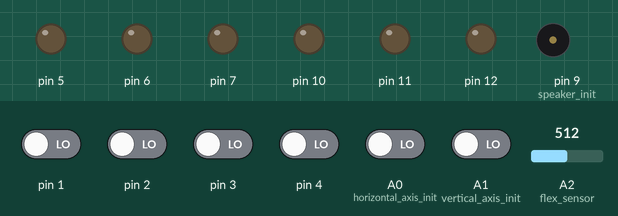
The sketch below on a simulated Arduino Uno, built with avr-gcc and run on an emulated ATmega328P. Shown: output pins drawn as LEDs (lit = HIGH), buzzer (waves = sounding, pin HIGH). Dashed ring = blinking. Inputs (shaded band) come from the test bench; at power-on: A0 (horizontal_axis_init), A1 (vertical_axis_init), pin 1–4 LOW, A2 (flex_sensor) = 512. Random numbers use the default seed unless the sketch sets one.

Above: at 1.9 s.
2.0 s: pin 3 driven HIGH
At 2.95 s:
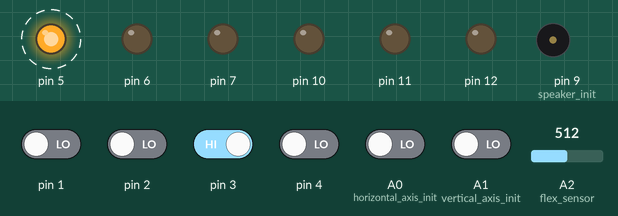
5.0 s: A2 (flex_sensor) set to 437
8.0 s: A2 (flex_sensor) set to 403
At 8.35 s:
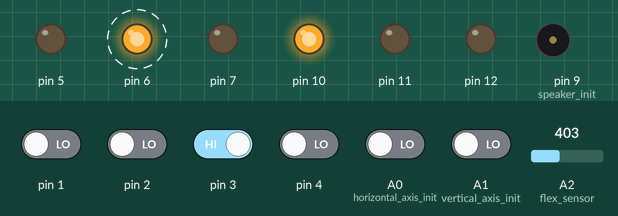
11.0 s: A2 (flex_sensor) set to 430
At 11.29 s:
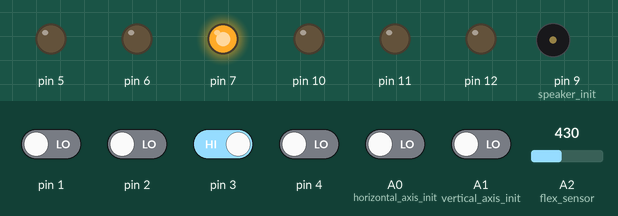
14.0 s: A2 (flex_sensor) set to 410
At 14.23 s:
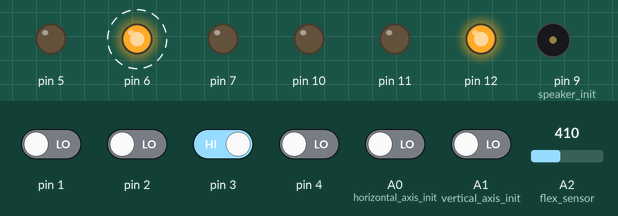
17.0 s: A2 (flex_sensor) set to 511
At 17.18 s:
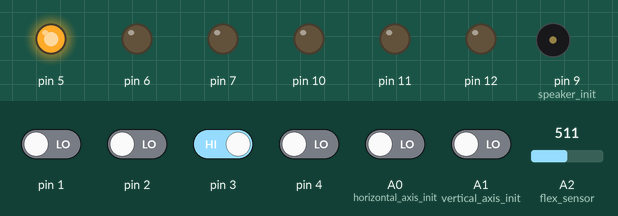
Timing chart, 0 to 21.0 s (numbered marks = the images above; inputs shaded):
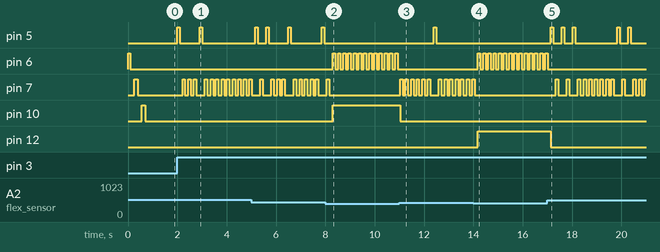

Measured:
- the behaviour switches between 421 and 420 on A2 (flex_sensor) (found by bisection; images 1 and 2)
- after the input at 2.0 s, pin 5: alternates HIGH for 0.10 s and LOW for 0.80 s, 4 changes in all, then stays LOW, starting at once; pin 7: LOW → HIGH after 0.21 s, → LOW 0.10 s later, → HIGH 0.14 s later, → LOW 0.10 s later, … (23 changes in this stretch)
- after the input at 8.0 s, pin 6: alternates HIGH for 0.10 s and LOW for 0.11 s, starting after 0.30 s; pin 10: LOW → HIGH after 0.30 s
- after the input at 11.0 s, pin 5: LOW → HIGH after 1.4 s, → LOW 0.10 s later; pin 7: goes 5 × (HIGH 0.10 s, LOW 0.11 s), HIGH 0.10 s, LOW 0.35 s, 6 × (HIGH 0.10 s, LOW 0.14 s), then HIGH, starting at once; pin 10: HIGH → LOW at once
- after the input at 14.0 s, pin 6: alternates HIGH for 0.10 s and LOW for 0.11 s, starting after 0.19 s; pin 12: LOW → HIGH after 0.19 s
- after the input at 17.0 s, pin 5: LOW → HIGH after 0.13 s, → LOW 0.10 s later, → HIGH 0.35 s later, → LOW 0.10 s later, … (10 changes in this stretch); pin 7: LOW → HIGH after 0.34 s, → LOW 0.10 s later, → HIGH 0.35 s later, → LOW 0.10 s later, … (25 changes in this stretch); pin 12: HIGH → LOW after 0.13 s

The sketch:

gameplayNoSound.ino
```cpp
void setup() {
  // put your setup code here, to run once:
  pinInit();
  digitalWrite(6,HIGH);
  delay(100);
  digitalWrite(6,LOW);
  delay(150);
  digitalWrite(7,HIGH);
  delay(150);
  digitalWrite(7,LOW);
  delay(150);
  digitalWrite(10,HIGH);
  delay(150);
  digitalWrite(10,LOW);

  randomSeed(analogRead(A3));
}

void loop() {
  // put your main code here, to run repeatedly   //unit test -> integration tests -> system tests
  bool playing = false;
  int score;
  if(digitalRead(3) == HIGH)
  {
    score = 0;
    playing = true;
  }
    while(playing == true && score < 99) {
      //digitalWrite(number+9,HIGH);
      int number = random(1,4);
      int counter = 300 - score*2;
      switch(number)
      {
          //whammy it
          case 3:
            digitalWrite(12,HIGH);
            //delay(20);

            while(counter>0)
            {
              if(analogRead(A2) > 420)
              {
                score++;
                digitalWrite(12,LOW);
                flash(5);
                delay(10);
                break;
              }
              else if(digitalRead(1) == HIGH || digitalRead(2) == HIGH || digitalRead(4) == HIGH  || digitalRead(A0) == HIGH || digitalRead(A1) == HIGH)
              {
                playing = false;
                digitalWrite(12,LOW);
                flash(7);
                delay(10);
                break;
              }
              else
              {
                flash(6);
                delay(10);
              }
              counter--;
            }
            digitalWrite(12,LOW);
            flash(7);
            delay(10);
            break;


          //strum it
          case 2:
            digitalWrite(11,HIGH);
            //delay(20);

            while(counter>0)
            {
                if(digitalRead(A0) == HIGH || digitalRead(A1) == HIGH)
                {
                  score++;
                  digitalWrite(11,LOW);
                  flash(5);
                  delay(10);
                  break;
                }

                else if(digitalRead(1) == HIGH || digitalRead(2) == HIGH || digitalRead(4) == HIGH  || analogRead(A2) > 420)
                {
                  playing = false;
                  digitalWrite(11,LOW);
                  flash(7);
                  delay(10);
                  break;
                }
                else
                {
                  flash(6);
                  delay(10);
                }
                counter--;
             }
            digitalWrite(11,LOW);
            flash(7);
            delay(10);
            break;

          //fret it
          case 1:
            digitalWrite(10,HIGH);
            //delay(20);

            while(counter>0)
            {
              if(digitalRead(1) == HIGH || digitalRead(2) == HIGH || digitalRead(4) == HIGH)
              {
                score++;
                digitalWrite(10,LOW);
                flash(5);
                delay(10);
                break;
              }
              else if(digitalRead(A0) == HIGH || digitalRead(A1) == HIGH || analogRead(A2) > 420)
              {
                playing = false;
                digitalWrite(10,LOW);
                flash(7);
                delay(10);
                break;
              }
              else
              {
                flash(6);
                delay(10);
              }
              counter--;
            }
            digitalWrite(11,LOW);
            flash(7);
            delay(10);
            break;

          default:
            for(int i = 0; i < 10; i++)
            {
              flash(7);
            }
            break;
        }
  delay(30);
  }
}

void pinInit()
{
   //speaker
  pinMode(9,OUTPUT);//speaker init

  //SD card
  //pinMode(17,OUTPUT);//SD MOSI init
  //pinMode(18,INPUT);//SD MISO init
  //pinMode(19,INPUT);//SD clock init

  //Joystick
  pinMode(A0,INPUT);//horizontal axis init
  pinMode(A1,INPUT);//vertical axis init

  //Flex sensor
  pinMode(A2,INPUT);//flex sensor, potentially should be INPUT_PULLUP

  //Frets
  pinMode(1,INPUT);
  pinMode(2,INPUT);
  pinMode(4,INPUT);

  //Start button
  pinMode(3,INPUT);

  //LEDs, 5 green, 6 yellow, 7 red
  pinMode(5, OUTPUT);
  pinMode(6, OUTPUT);
  pinMode(7, OUTPUT);
  //digitalWrite(5,LOW);
  //digitalWrite(6,LOW);
  //digitalWrite(7,LOW);

  //LEDs replacing sounds
  pinMode(10,OUTPUT);
  pinMode(11,OUTPUT);
  pinMode(12,OUTPUT);
  //digitalWrite(10,LOW);
  //digitalWrite(11,LOW);
  //digitalWrite(12,LOW);

  return;
}

void flash(int pinout)
{
    digitalWrite(pinout,HIGH);
    delay(100);
    digitalWrite(pinout,LOW);
    delay(100);
    return;
}
```
